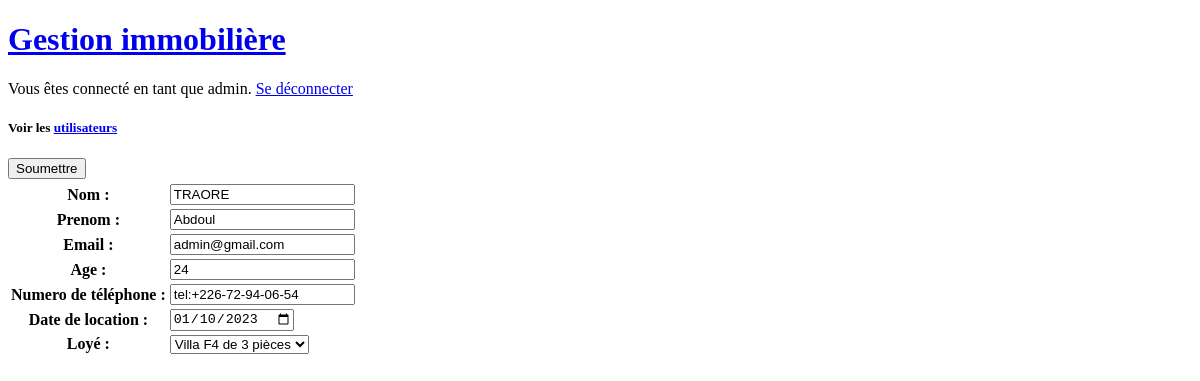
Page /locataire/update/10 (signed in) on the earlier database version.
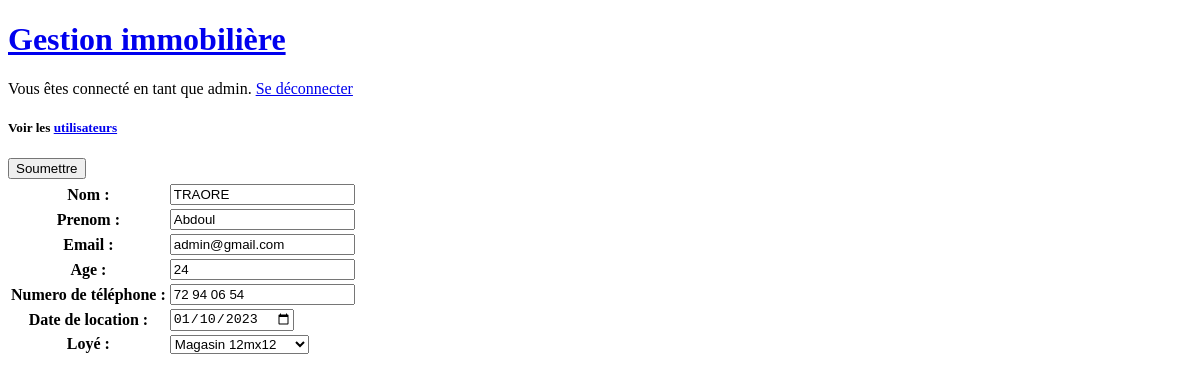
Same page on the later database version.
### gestionimo/models.py (models this page shows, shortened)
class Locataire(models.Model):
    nom = models.CharField(max_length=200, null=True)
    prenom = models.CharField(max_length=200, null=True)
    email = models.EmailField(null=True, blank=True)
    age = models.IntegerField(null=True, blank=True)
    phone_number = PhoneNumberField(blank=True, verbose_name="Numero de téléphone", null=True)
    date_location = models.DateField(null=True)
    loue = models.ForeignKey(Loyer, null=True, on_delete=models.CASCADE, verbose_name="Loyé")

### gestionimo/views.py (the view)
# urls.py: path('locataire/update/<int:id>', views.update, name="update"),
@login_required
def update(request, id):
    locataire = Locataire.objects.get(id=id)
    if request.method == 'POST':
        form = LocataireForm(request.POST, instance=locataire)
        if form.is_valid():
            form.save(id)
            messages.success(request, f"successfully {locataire.nom} was edited !")
            return redirect('index')
    else:
        form = LocataireForm(instance=locataire)
    return render(request, 'gestionimo/update.html', {'form':form})

### gestionimo/forms.py
class LocataireForm(forms.ModelForm):
    date_location = forms.DateField(
        label='Date de location',
        widget=forms.TextInput(attrs={'type': 'date'})
    )
    nom = forms.CharField(
        label='Nom', min_length=2, max_length=100,
        validators=[RegexValidator(r'^[A-Z0-9]*$',
        message="Lettre majuscule et chiffre autorisé")],
        widget=forms.TextInput(attrs={'placeholder': 'Nom'})
    )
    prenom = forms.CharField(
        label='Prenom', min_length=2, max_length=100,
        widget=forms.TextInput(attrs={'placeholder': 'Prenom'})
    )
    age = forms.CharField(
        label='Age', min_length=1, max_length=3,
        validators=[RegexValidator(r'^[0-9]*$',
        message="Chiffre autorisé uniquement ")],
        widget=forms.TextInput(attrs={'placeholder': 'Age'})
    )
    class Meta:
        model = Locataire
        fields = '__all__'
        widgets = {
            'phone_number': PhoneNumberPrefixWidget,
        }

### gestionimo/models.py (called while the page is built)
    def __str__(self):
        return self.name

### gestionimo/templates/gestionimo/update.html (shortened to what this page needs)
{% extends 'base.html' %}
  {% block content %}
    <table>
      <tr>
        <form action="" method="post">
          {{ form.as_table }}
          <input type="submit" value="Soumettre">
        </form>
  {% endblock content %}

Differences in the rows shown:
changed Locataire "TRAORE": phone_number "tel:+226-72-94-06-54" → "72 94 06 54"; loue "Villa F4 de 3 pièces" → "Magasin 12mx12"
